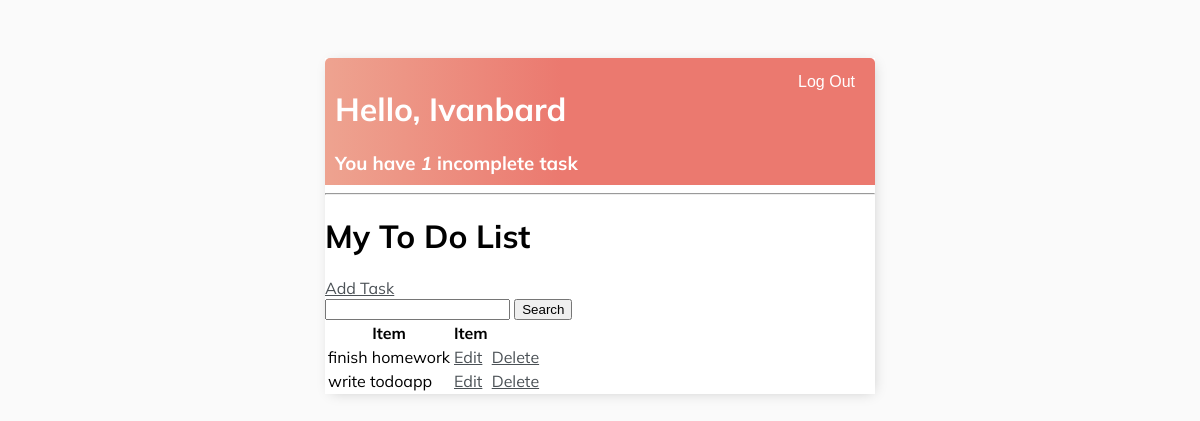
Page / (signed in) on the earlier database version.
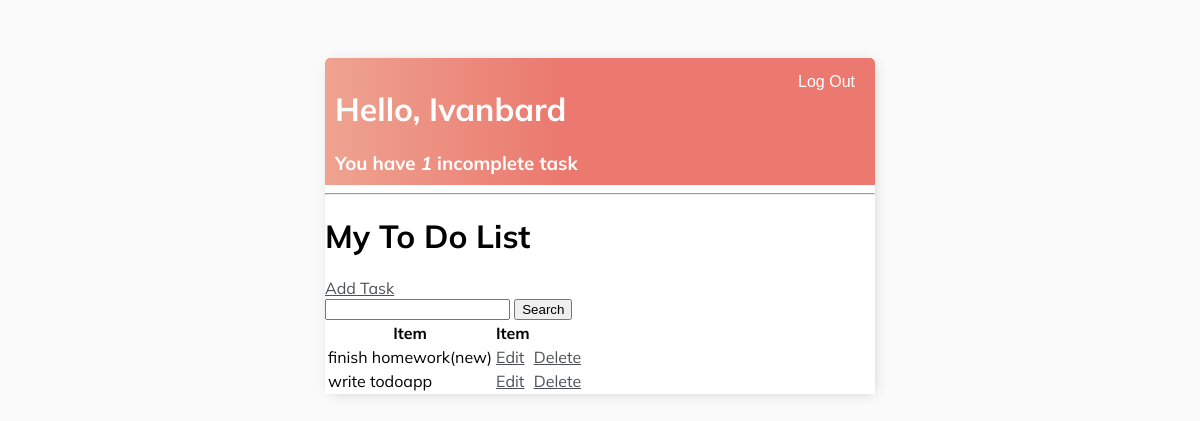
Same page on the later database version.
### base/models.py (models this page shows, shortened)
class Task(models.Model):
    user = models.ForeignKey(User, on_delete=models.CASCADE, null=True, blank=True) #if user deleted, delete(cascade) their tasks with them
    title = models.CharField(max_length=200)
    description = models.TextField(null=True, blank=True)
    complete = models.BooleanField(default=False)
    created = models.DateTimeField(auto_now_add=True) #automatically take the time and date at creation
    class Meta:
        ordering = ['complete'] #order by the complete values above

### base/views.py (the view)
# urls.py: path('', TaskList.as_view(), name='tasks'), #base url
class TaskList(LoginRequiredMixin, ListView):
    model = Task
    context_object_name = 'tasks'
    def get_context_data(self, **kwargs):
        context = super().get_context_data(**kwargs)
        context['tasks'] = context['tasks'].filter(user=self.request.user)
        context['count'] = context['tasks'].filter(complete=False).count()
        search_input = self.request.GET.get('search-area') or ''
        if search_input:
            context['tasks'] = context['tasks'].filter(title__icontains=search_input)
        context['search_input'] = search_input
        return context

### base/templates/base/task_list.html (shortened to what this page needs)
{% extends 'base/main.html' %}
{% block content %}
<div class="header-bar">
    <div>
        <h1>Hello, {{request.user|title}}</h1>
        <h3 style="margin:0">You have <i>{{count}}</i> incomplete task{{ count|pluralize:"s" }}</h3>
    </div>
    {% if request.user.is_authenticated %}
    <form method="post" action="{% url 'logout' %}">
        <button type="submit" class="btn btn-logout">Log Out</button>
    </form>
    {% else %}
    <a href="{%url 'login'%}">Log In</a>
    {%endif%}
</div>
<hr>
<h1>My To Do List</h1>
<a href="{% url 'task-create' %}">Add Task</a>
<form method="GET">
    <input type="text" name='search-area' value="{{search_input}}">
    <input type="submit" value="Search">
</form>
<table>
    <tr>
        <th>Item</th>
        <th>Item</th>
    </tr>
    {% for task in tasks %}
    <tr>
        <td>{{task.title}}</td>
        <td><a href="{% url 'task-update' task.id %}">Edit</a></td>
        <td><a href="{% url 'task-delete' task.id %}">Delete</a></td>
    </tr>
    {% empty %}
        <h3>No items in the list</h3>
    {% endfor %}
</table>
{% endblock content %}

Differences in the rows shown:
changed Task: title "finish homework" → "finish homework(new)"
